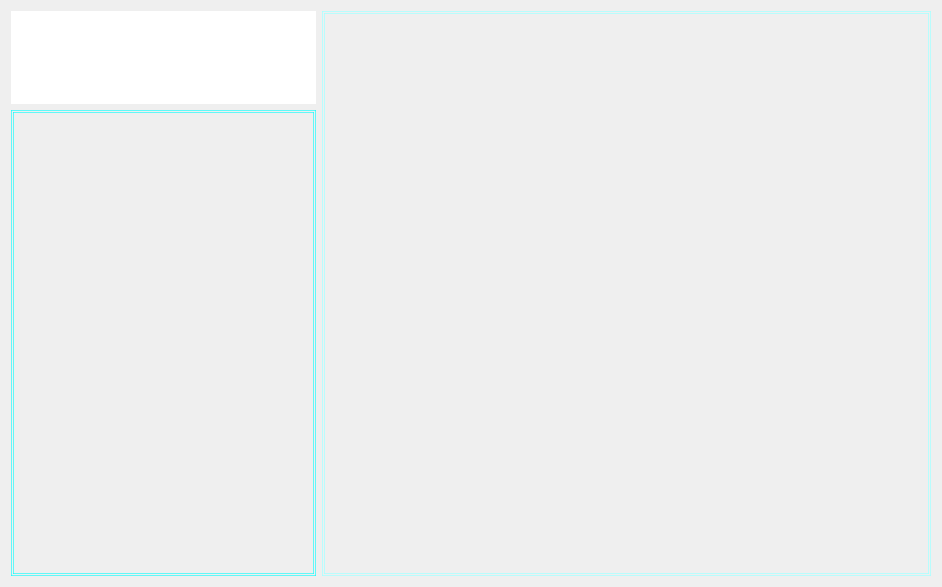
<?xml version="1.0" encoding="UTF-8"?>
<ui version="4.0">
 <class>HomeWindow</class>
 <widget class="QWidget" name="HomeWindow">
  <property name="geometry">
   <rect>
    <x>0</x>
    <y>0</y>
    <width>942</width>
    <height>587</height>
   </rect>
  </property>
  <property name="windowTitle">
   <string>Form</string>
  </property>
  <property name="styleSheet">
   <string notr="true">QWidget#home{
background-color: rgb(238, 238, 238);
}
</string>
  </property>
  <layout class="QGridLayout" name="gridLayout">
   <item row="0" column="1" rowspan="2">
    <widget class="QWidget" name="widget_2" native="true">
     <property name="sizePolicy">
      <sizepolicy hsizetype="Preferred" vsizetype="Preferred">
       <horstretch>2</horstretch>
       <verstretch>0</verstretch>
      </sizepolicy>
     </property>
     <property name="styleSheet">
      <string notr="true">QWidget#widget_2{
border: 3px double rgba(170, 255, 255, 200)
}</string>
     </property>
    </widget>
   </item>
   <item row="1" column="0">
    <widget class="QWidget" name="widget_3" native="true">
     <property name="sizePolicy">
      <sizepolicy hsizetype="Preferred" vsizetype="Preferred">
       <horstretch>1</horstretch>
       <verstretch>5</verstretch>
      </sizepolicy>
     </property>
     <property name="styleSheet">
      <string notr="true">QWidget#widget_3{
border: 3px double rgba(0, 255, 255, 150);
}</string>
     </property>
    </widget>
   </item>
   <item row="0" column="0">
    <widget class="QWidget" name="widget" native="true">
     <property name="sizePolicy">
      <sizepolicy hsizetype="Preferred" vsizetype="Preferred">
       <horstretch>1</horstretch>
       <verstretch>1</verstretch>
      </sizepolicy>
     </property>
     <property name="styleSheet">
      <string notr="true">QWidget#widget{
	background-color: rgb(255, 255, 255);
}</string>
     </property>
     <layout class="QHBoxLayout" name="horizontalLayout">
      <property name="leftMargin">
       <number>15</number>
      </property>
      <property name="rightMargin">
       <number>18</number>
      </property>
      <item>
       <widget class="QLabel" name="label">
        <property name="text">
         <string/>
        </property>
        <property name="pixmap">
         <pixmap>../../images/svg/bilibili.svg</pixmap>
        </property>
        <property name="alignment">
         <set>Qt::AlignmentFlag::AlignLeading|Qt::AlignmentFlag::AlignLeft|Qt::AlignmentFlag::AlignVCenter</set>
        </property>
       </widget>
      </item>
      <item>
       <widget class="QLabel" name="label_2">
        <property name="font">
         <font>
          <family>星星念念体</family>
          <pointsize>18</pointsize>
          <bold>true</bold>
         </font>
        </property>
        <property name="styleSheet">
         <string notr="true"/>
        </property>
        <property name="text">
         <string/>
        </property>
       </widget>
      </item>
     </layout>
    </widget>
   </item>
  </layout>
 </widget>
 <resources/>
 <connections/>
</ui>
